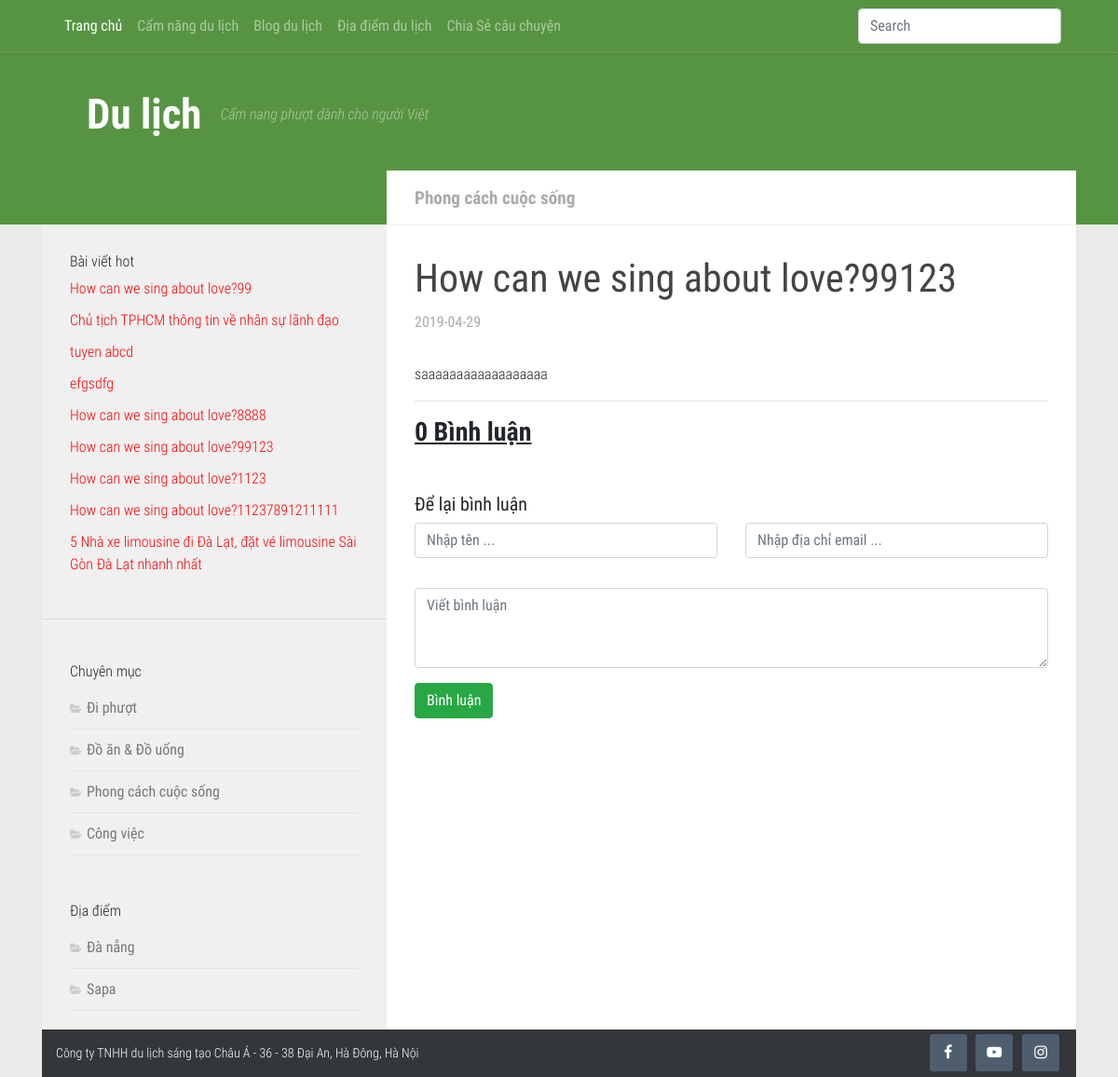
/single.php?id=24, run on an earlier commit of the app's database.
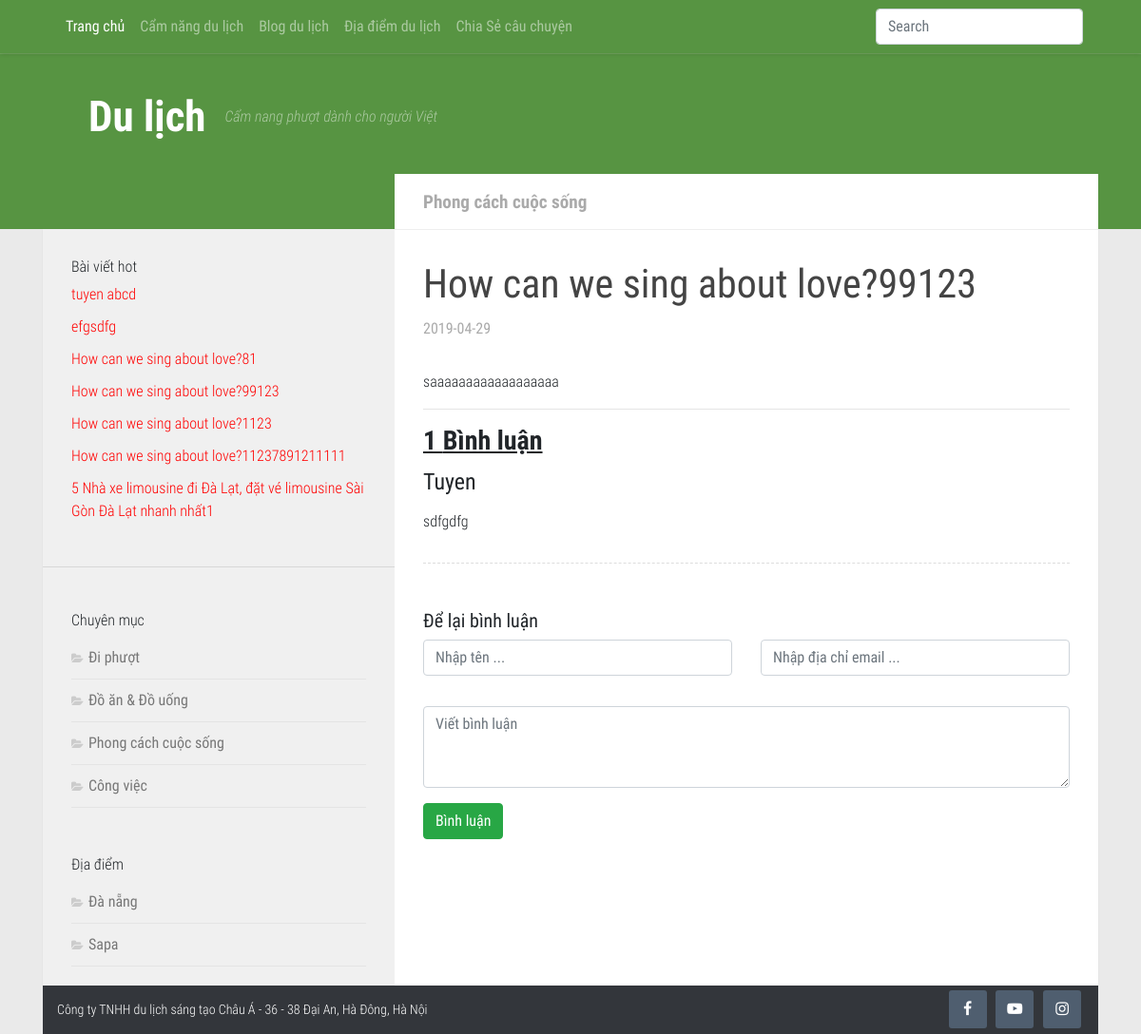
And on a later commit of the database.
### tables this page shows
CREATE TABLE `tintuc` (
  `tintuc_id` int(11) NOT NULL,
  `danhmuc_id` int(11) DEFAULT NULL,
  `tintuc_ten` varchar(150) DEFAULT NULL,
  `tintuc_mota` text NOT NULL,
  `tintuc_noidung` text,
  `tintuc_anh` varchar(100) DEFAULT NULL,
  `tintuc_ngaytao` date DEFAULT NULL,
  `tintuc_hot` tinyint(4) DEFAULT NULL
);

CREATE TABLE `danhmuc` (
  `danhmuc_id` int(11) NOT NULL,
  `danhmuc_ten` varchar(100) NOT NULL,
  `danhmuc_vitri` int(11) NOT NULL,
  `danhmuc_ngaytao` date NOT NULL
);

CREATE TABLE `diadiem` (
  `diadiem_id` int(11) NOT NULL,
  `diadiem_ten` varchar(150) NOT NULL,
  `diadiem_anh` varchar(100) NOT NULL,
  `diadiem_ngaytao` date NOT NULL,
  `diadiem_vitri` int(11) NOT NULL
);

CREATE TABLE `binhluan` (
  `binhluan_id` int(11) NOT NULL,
  `foreign_id` int(11) NOT NULL,
  `binhluan_kieu` varchar(50) NOT NULL COMMENT 'kiểu tin tức | địa điểm | câu chuyện',
  `binhluan_tacgia` varchar(100) NOT NULL,
  `binhluan_email` varchar(100) NOT NULL,
  `binhluan_noidung` text NOT NULL,
  `binhluan_ngay` date NOT NULL
);

### includes/functions.php (called while the page is built, shortened)
<?php
    function validate_id($id) {
        if(isset($id) && filter_var($id, FILTER_VALIDATE_INT, array('min_range' =>1))) {
            $val_id = $id;
            return $val_id;
        } else {
            return NULL;
        }
    }
    function get_news_by_id($id) {
        global $dbc;
        $query = " SELECT n.tintuc_ten, n.tintuc_mota, n.tintuc_noidung, n.tintuc_anh, n.tintuc_ngaytao, c.danhmuc_ten, c.danhmuc_id, ";
        $query .= " DATE_FORMAT(n.tintuc_ngaytao, '%d Tháng %m, %y') AS date ";
        $query .= " FROM tintuc AS n ";
        $query .= " LEFT JOIN danhmuc AS c ";
        $query .= " USING (danhmuc_id) ";
        $query .= " WHERE n.tintuc_id = {$id}";
        $query .= " LIMIT 1";
        $result = $dbc->query($query);
        return $result;
    }
    function countComment($type, $id) {
        global $dbc;
        $query = "SELECT count(binhluan_id) FROM binhluan WHERE binhluan_kieu = '{$type}' AND foreign_id = {$id}";
        $result = $dbc->query($query);
        if($result->num_rows > 0) {
            list($count) = $result->fetch_array(MYSQLI_NUM);
          return $count;
        } else{
          return FALSE;
        }
    }
?>

### single.php (the view, shortened to what the changed rows need)
<?php include('includes/mysqli_connect.php');?>
<?php include('includes/functions.php');?>
<?php include('includes/header.php');?>
<?php
$type = 'tintuc';
if($id = validate_id($_GET['id'])) {
      $set = get_news_by_id($id);
      $posts = array();
  if($set->num_rows > 0) {
    $news = mysqli_fetch_array($set, MYSQLI_ASSOC);
    $danhMucTen = isset($news['danhmuc_ten']) ? $news['danhmuc_ten'] : '' ;
    $danhMucId =  isset($news['danhmuc_id']) ? $news['danhmuc_id'] : '' ;
    $posts[] = array(
      'tintuc_ten' => $news['tintuc_ten'],
      'tintuc_noidung' => $news['tintuc_noidung'],
      'tintuc_mota' => $news['tintuc_mota'],
      'tintuc_anh' => $news['tintuc_anh'],
      'tintuc_ngaytao' => $news['tintuc_ngaytao'],
      'danhmuc_ten' => $news['danhmuc_ten'],
      'danhmuc_id' => $news['danhmuc_id'],
    );
  } else {
      echo "<p>Không có bài viết nào.</p>";
  }
} else {
    redirect_to();
}
 ?>
<main id="main">
  <div class="container">
    <div class="row">
      <div class="col-md-12">
        <div class="wrapper-main">
          <div class="row m-0">
            <div class="col-md-4 p-0">
              <?php include('includes/sidebar.php'); ?>
            </div>
            <div class="col-md-8 p-0">
              <div class="wrapper-main-content">
                <div class="page-title pad clearfix">
                  <ul class="meta-single clearfix">
                    <?php
                    echo "<li class='category'><a href='danhmuctintuc.php?id={$danhMucId}' rel='category tag'>{$danhMucTen}</a></li>"; ?>
                  </ul>
                </div>
                <div class="row">
                  <div class="col-md-12">
                    <div class="box-content">
                      <div class="detail-content">
                        <?php
                            foreach($posts as $post) {
                            echo "
                              <h3>{$post['tintuc_ten']}</h3>
                              <p class='post-date'>
                                <time class='published'>{$post['tintuc_ngaytao']}</time>
                              </p>
                              <p class='entry-detail-description'>{$post['tintuc_mota']}</p>
                              <p class='entry-detail-content'>{$post['tintuc_noidung']}</p>
                            ";
                          }
                        ?>
                      </div>
                      <?php include('includes/comment_form.php'); ?>
                    </div>
                  </div>
                </div>
              </div>
            </div>
          </div>
        </div>
      </div>
    </div>
  </div>
</main>
<?php include('includes/footer.php');?>

### includes/sidebar.php (shortened to what the changed rows need)
<aside id="aside">
  <div class="sidebar-sticky">
    <div class="wrapper-post-hot">
      <ul class="list-post-hot">
        <?php
          $query = "SELECT tintuc_id, tintuc_ten FROM tintuc WHERE tintuc_hot = 1 ORDER BY tintuc_id ASC LIMIT 0, 10";
          $result = $dbc->query($query);
          while ($news = $result->fetch_array(MYSQLI_ASSOC)) {
              echo "<li><a href='single.php?id={$news['tintuc_id']}'";
              echo ">".$news['tintuc_ten']. "</a></li>";
          }
         ?>
      </ul>
    </div>
    <div class="wrapper-categories">
      <ul>
        <?php
          $query = "SELECT * FROM danhmuc ORDER BY danhmuc_id ASC";
          $result = $dbc->query($query);
          while ($cats = $result->fetch_array(MYSQLI_ASSOC)) {
              echo "<li class='cat-item'><a href='danhmuctintuc.php?id={$cats['danhmuc_id']}'";
              echo ">".$cats['danhmuc_ten']. "</a></li>";
          }
         ?>
      </ul>
    </div>
    <div class="wrapper-categories">
      <ul>
        <?php
          $query = "SELECT * FROM diadiem ORDER BY diadiem_id ASC";
          $result = $dbc->query($query);
          while ($location = $result->fetch_array(MYSQLI_ASSOC)) {
              echo "<li class='cat-item'><a href='diadiem.php?id={$location['diadiem_id']}'";
              echo ">".$location['diadiem_ten']. "</a></li>";
          }
         ?>
      </ul>
    </div>
  </div>
</aside>

### includes/comment_form.php (shortened to what the changed rows need)
<div id="disscuss">
<?php
  $countComment = countComment($type, $id);
  if($countComment > 0) {
      echo "<h3><strong style='text-decoration: underline;'>{$countComment} Bình luận</strong></h3>";
  } else {
    echo "<h3><strong style='text-decoration: underline;'>0 Bình luận</strong></h3>";
  }
?>
<?php
  $query = "SELECT binhluan_id, binhluan_tacgia, binhluan_noidung, DATE_FORMAT(binhluan_ngay,  '%b %d, %y') AS date FROM binhluan WHERE binhluan_kieu = '{$type}' AND foreign_id = {$id}";
  if($stmt = $dbc->query($query)){
    if($stmt->num_rows > 0) {
      while (list($id, $tacgia, $noidung, $ngay) = $stmt->fetch_array(MYSQLI_NUM)) {
        echo "
          <div class='media mb-3 comment-form'>
            <div class='media-body'>
              <h4 class='mt-1 mb-0 mr-3'>{$tacgia}</h4>
              <p class='mt-3 mb-2'>{$noidung}</p>
              <time class='timeago text-muted' datetime='{$ngay}'></time>
            </div>
          </div>
        ";
      }
    }
  }
 ?>
</div>

What changed in the data, as far as the page shows it:
removed tintuc: tintuc_ten "How can we sing about love?99", shown under "Bài viết hot"
removed tintuc: tintuc_ten "Chủ tịch TPHCM thông tin về nhân sự lãnh đạo", shown under "Bài viết hot"
changed tintuc: tintuc_ten "How can we sing about love?8888" → "How can we sing about love?81"
changed tintuc: tintuc_ten "5 Nhà xe limousine đi Đà Lạt, đặt vé limousine Sài Gòn Đà Lạt nhanh nhất" → "5 Nhà xe limousine đi Đà Lạt, đặt vé limousine Sài Gòn Đà Lạt nhanh nhất1"
added binhluan: binhluan_tacgia "Tuyen", binhluan_noidung "sdfgdfg"
Also different on the page:
$countComment: (not shown) → "1"
text no longer shown: "0 Bình luận"
text now shown: "Bình luận"
